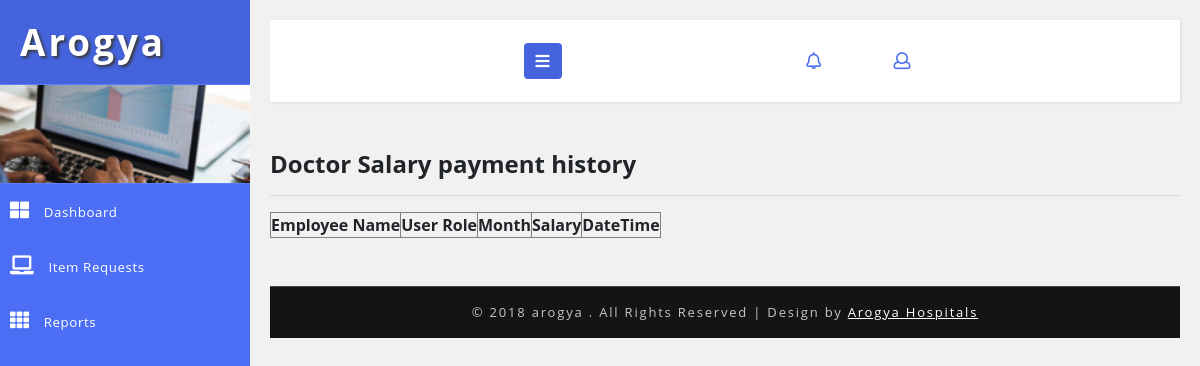
/accountant/employee_salary_payment_history.php, run on an earlier commit of the app's database.
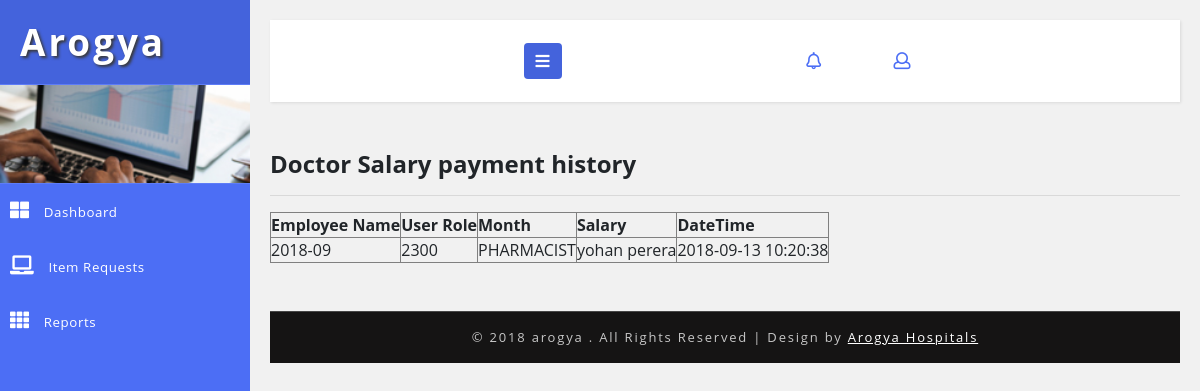
And on a later commit of the database.
### tables this page shows
CREATE TABLE `hms_employee_salary` (
  `id` int(5) NOT NULL AUTO_INCREMENT,
  `user_id` int(5) DEFAULT NULL,
  `salary_month` varchar(20) DEFAULT NULL,
  `salary_amount` varbinary(10) DEFAULT NULL,
  `created_date` timestamp NOT NULL DEFAULT current_timestamp(),
  `created_user` int(5) DEFAULT NULL,
  PRIMARY KEY (`id`),
  UNIQUE KEY `NewIndex1` (`user_id`,`salary_month`)
);

CREATE TABLE `hms_user` (
  `id` int(5) NOT NULL AUTO_INCREMENT,
  `first_name` varchar(100) DEFAULT NULL,
  `last_name` varchar(100) DEFAULT NULL,
  `nic` varchar(12) DEFAULT NULL,
  `pword` text DEFAULT NULL,
  `user_role` varchar(20) DEFAULT NULL,
  `telephone` varchar(20) DEFAULT NULL,
  `email` varchar(100) DEFAULT NULL,
  `empno` varchar(10) DEFAULT NULL,
  `status_code` varchar(20) DEFAULT NULL,
  `created_date` timestamp NOT NULL DEFAULT current_timestamp(),
  `created_user` int(5) DEFAULT NULL,
  PRIMARY KEY (`id`),
  UNIQUE KEY `NewIndex1` (`nic`)
);

### DB.php (called while the page is built, shortened)
<?php
function getDBConnection() {
    $servername = "localhost";
    $username = "root";
    $password = "123";
    $db = "hmsdb";
    $conn = mysqli_connect($servername, $username, $password, $db);
    if (!$conn) {
        die("Connection failed: " . mysqli_connect_error());
    } else {
        return $conn;
    }
}
function getData($sql) {
    $conn = getDBConnection();
    $result = mysqli_query($conn, $sql);
    if (mysqli_num_rows($result) > 0) {
        return $result;
    } else {
        return FALSE;
    }
}
?>

### accountant/employee_salary_payment_history.php (the view, shortened to what this page needs)
<?php
include '../DB.php';
?>
<!DOCTYPE html>
<html lang="en">
    <head>
        <link rel="stylesheet" href="https://maxcdn.bootstrapcdn.com/bootstrap/3.3.7/css/bootstrap.min.css">
        <link rel="stylesheet" href="https://maxcdn.bootstrapcdn.com/font-awesome/4.7.0/css/font-awesome.min.css">
        <link href="../css/bootstrap.css" rel="stylesheet" type="text/css" media="all" />
        <link href="../css/style.css" rel="stylesheet" type="text/css" media="all" />
        <link rel="stylesheet" href="../css/style4.css">
        <link href="../css/fontawesome-all.css" rel="stylesheet">
    </head>
    <body>
        <div class="wrapper">
            <nav id="sidebar">
                <div class="sidebar-header">
                    <h1>
                        <a href="#">Arogya</a>
                    </h1>
                </div>
                <div class="profile-bg"></div>
                <?php
                include_once '../_tree_accountant.php';
                ?>
            </nav>
            <div id="content">
                <?php include_once '../_top_bar.php'; ?>
                <div class="blank-page-content">
                    <h4>Doctor Salary payment history</h4>
                    <hr>
                    <table border="1">
                        <thead>
                            <tr>
                                <th>Employee Name</th>
                                <th>User Role</th>
                                <th>Month</th>
                                <th>Salary</th>
                                <th>DateTime</th>
                            </tr>
                        </thead>
                        <tbody>
                            <?php
                            $sql = "SELECT hms_employee_salary.*,hms_user.user_role,CONCAT(hms_user.first_name,' ',hms_user.last_name) AS user_name
FROM hms_employee_salary INNER JOIN hms_user ON hms_employee_salary.user_id = hms_user.id
";
                            $data = getData($sql);
                            if ($data != null) {
                                foreach ($data as $value) {
                                    ?>
                                    <tr>
                                        <td><?= $value['salary_month']?></td>
                                        <td><?= $value['salary_amount']?></td>
                                        <td><?= $value['user_role']?></td>
                                        <td><?= $value['user_name']?> </td>
                                        <td><?= $value['created_date']?></td>
                                    </tr>
                                    <?php
                                }
                            }
                            ?>
                        </tbody>
                    </table>
                </div>
                <?php include '../_footer.php'; ?>
            </div>
        </div>
        <link href="../css/jquery.dataTables.min.css" rel="stylesheet" type="text/css"/>
    </body>
</html>

What changed in the data, as far as the page shows it:
added hms_employee_salary: salary_month "2018-09", salary_amount "2300", hms_user.user_role "PHARMACIST", user_name "yohan perera", created_date "2018-09-13 10:20:38"
